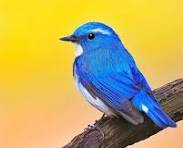
#> input picture images/bird1.jpg, 183 x 148 px, found by its file name
$ python resizing.py
#> lines starting #> are read from the running program, lines starting #| are printed output that depends on the picture
import cv2
import os

image_path= r"C:\Users\464_0863\OneDrive - Yokogawa Electric Corporation\Attachments\Projects\opencv\images\bird1.jpg"
img= cv2.imread(image_path)
#> img is the input picture: shape (148, 183, 3); mean B, G, R 99, 171.9, 189.1
resized_img= cv2.resize(img, (296, 266 )) # w, h
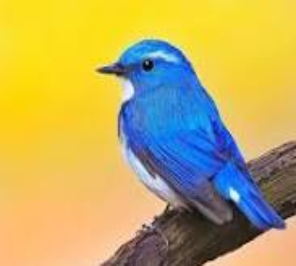
#> resized_img: shape (266, 296, 3); mean B, G, R 98.9, 171.8, 189

print(resized_img.shape) #h, w
#| (266, 296, 3)

cv2.imshow('img', img)
cv2.imshow("resized_img", resized_img)
cv2.waitKey(0)

$ run again, with images/handwritten.jpg copied over images/bird1.jpg
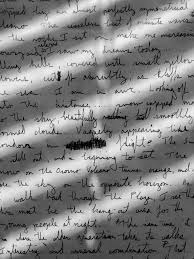
#> input picture images/handwritten.jpg, 194 x 259 px, found by its file name
#> img is the input picture: shape (259, 194, 3); min 0, max 255, mean 130.4
#> `resized_img= cv2.resize(img, (296, 266 ))`:
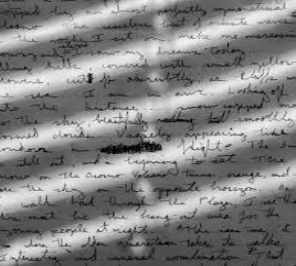
#> resized_img: shape (266, 296, 3); min 0, max 251, mean 130.3
#| (266, 296, 3)
